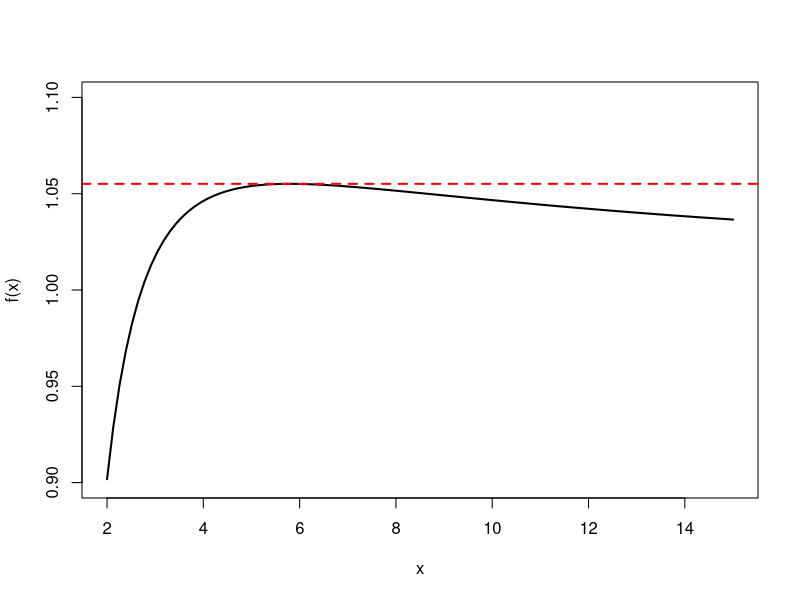

R code for this plot: (Note: this script raises an error after producing the figure.)
##############################
# Unit 6 Notes               #
##############################

# Use optimize() to maximize this function with respect to $x$:
# f(x) = \frac{\log(1 + \log(x))}{\log(1+x)}

f <- function(x){
 return(log(x + log(x))/log(1+x)) 
}

curve(f(x), from = 2, to = 15, ylab = "f(x)", lwd = 2,
      ylim = c(0.9, 1.10))

op <- optimize(f, lower = 2.4, upper = 8, maximum = TRUE)

# obtain maximum
op$maximum
f(op$maximum)

abline(h = f(op$maximum), col = "red", lty = 2, lwd = 2)

# For $n = 10$ randomly sample from a $Gamma(\alpha = 5, \lambda = 2)$ using 
# rgamma(). Use optim() to maximize this function with respect to 
# $\boldsymbol{\theta} = (\alpha, \lambda)$
# Compare the results and time required between the 5 different methods.

samp <- rgamma(10000, shape = 5, rate = 2)

gamma_likelihood = function(theta, sample){
  alpha <- theta[1]
  lambda <- theta[2]
  n <- length(sample)
  sum_xi <- sum(sample)
  sum_log_xi <- sum(log(sample))
  part1 <- alpha*n*log(lambda) - n * lgamma(alpha)
  part2 <- (alpha-1)*sum_log_xi - lambda * sum_xi
  # By default, optim() gives the MINIMUM. need to negate for the max!
  return(-(part1 + part2))
}

start_val <- c(1, 1)

op_1 <- optim(start_val, sample = samp, gamma_likelihood, method = "Nelder-Mead")
op_2 <- optim(start_val, sample = samp, gamma_likelihood, method = "BFGS")
op_3 <- optim(start_val, sample = samp, gamma_likelihood, method = "CG")
op_4 <- optim(start_val, sample = samp, gamma_likelihood, method = "L-BFGS-B",
              lower = c(1e-6, 1e-6))
op_5 <- optim(start_val, sample = samp, gam_like_neg, method = "SANN")

op_1$par
op_2$par
op_3$par
op_4$par
op_5$par

# Use optim() to maximize this function with respect to $x$:
#    f(x, n, r, t) = \left( 1 + \frac{n-r}{2} \right)x - r + 
#    \left( \frac{n-r}{2} \right) t
# Compare the results and time required between the 5 different methods.

f2 <- function(theta){
  x <- theta[1]
  n <- theta[2]
  r <- theta[3]
  t <- theta[4]
  part1 <- (1 + (n-r)/2) * x
  part2 <- ((n-r)/2) * t
  return(part1 - r + part2)
}

# By default, optim() gives the MINIMUM. need to negate for the max!
f2_neg <-function(theta){return(-f2(theta))}

# To use optim(), you need a reasonable starting point.
# You can ignore how I'm picking these values; the function was
# motivated from my thesis.
n <- 20
t <- 3
r <- 5
x <- sum(rexp(r))
start_val <- c(sum(exp(r)), n, r, t)

op_1 <- optim(start_val, f2_neg, method = "Nelder-Mead")
op_2 <- optim(start_val, f2_neg, method = "BFGS")
op_3 <- optim(start_val, f2_neg, method = "CG")
op_4 <- optim(start_val, f2_neg, method = "L-BFGS-B")
op_5 <- optim(start_val, f2_neg, method = "SANN")

f2(op_1$par)
f2(op_2$par)
f2(op_3$par)
f2(op_4$par)
f2(op_5$par)



